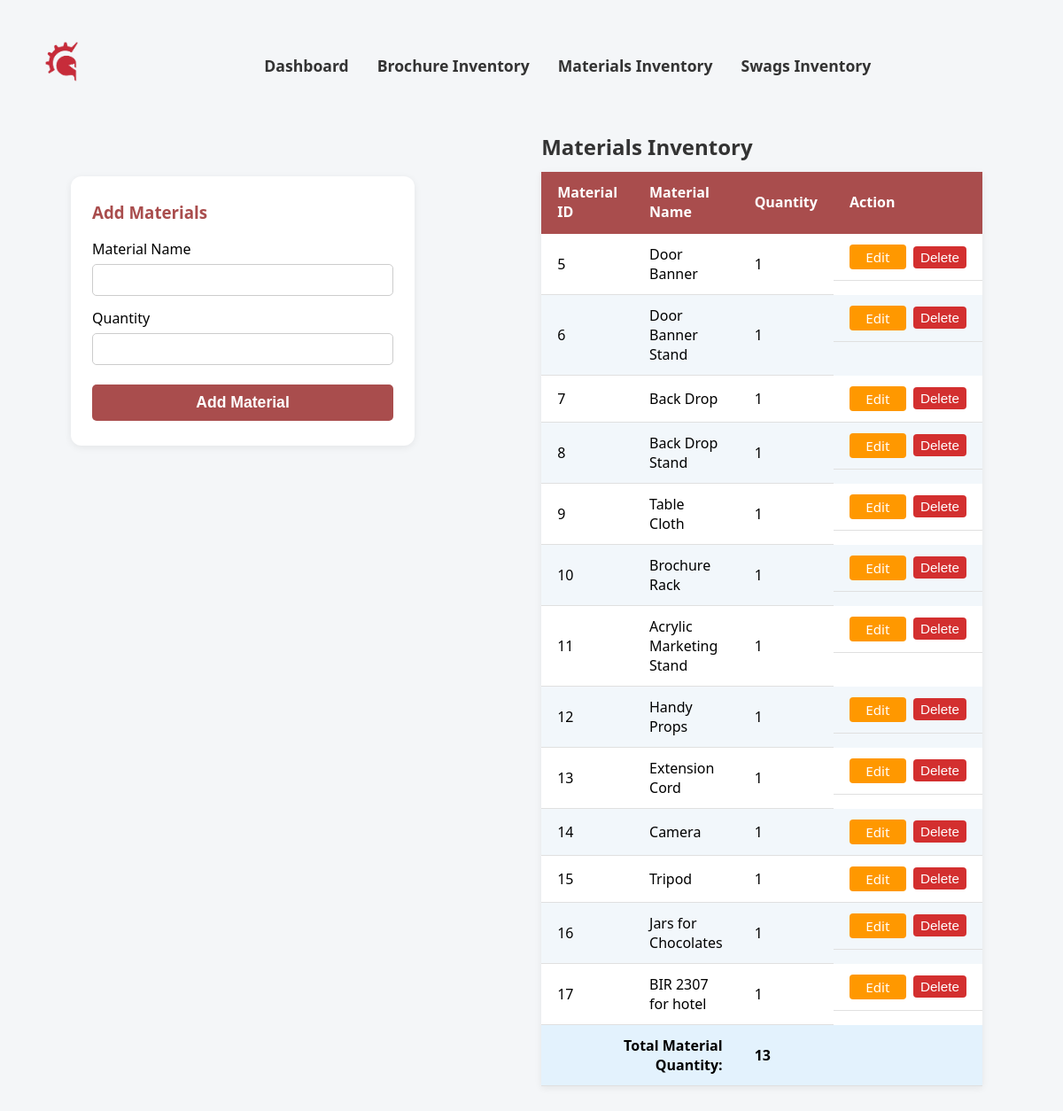
/admin/marketing_inventory.php (signed in), run on an earlier commit of the app's database.
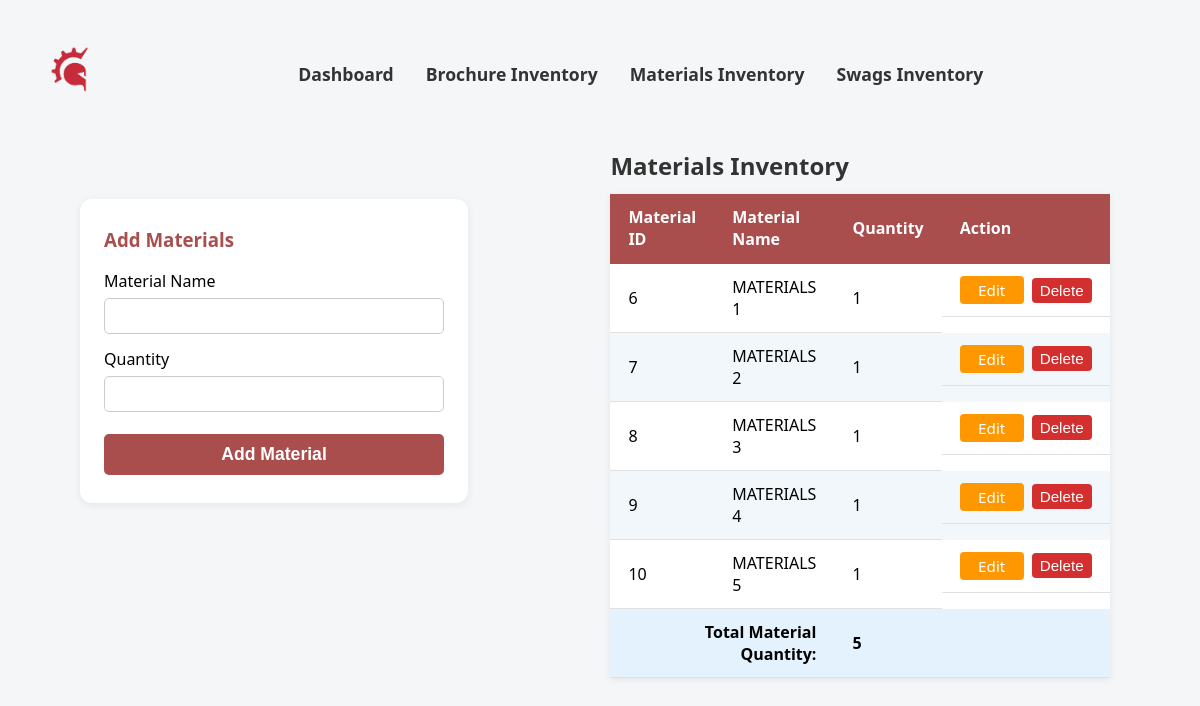
And on a later commit of the database.
### tables this page shows
CREATE TABLE `marketing_materials` (
  `material_id` int(11) NOT NULL,
  `material_name` varchar(100) NOT NULL,
  `quantity` int(4) NOT NULL,
  `others` text DEFAULT NULL
);

### admin/marketing_inventory.php (the view, shortened to what this page needs)
<?php
$connection = CONNECTIVITY();
$sql = "SELECT material_id, material_name, quantity FROM marketing_materials";
$result = mysqli_query($connection, $sql);
$total_material = 0;
if ($result && mysqli_num_rows($result) > 0) {
    $rows = [];
    while ($row = mysqli_fetch_assoc($result)) {
        $rows[] = $row;
        $total_material += intval($row['quantity']);
    }
}
?>
<!DOCTYPE html>
<html lang="en">
<head>
    <link rel="stylesheet" href="../CSS/inventory.css">
</head>
<body>
    <nav>
        <a href="admin.php"><img src="../images/images__1_-removebg-preview.png" alt="Company Logo"></a>
    <div class="nav-container">
        <a href="admin.php">Dashboard</a>
        <a href="brochure_inventory.php">Brochure Inventory</a>
        <a href="marketing_inventory.php">Materials Inventory</a>
        <a href="swags_inventory.php">Swags Inventory</a>
    </div>
    </nav>
    <div class="container-flex">
        <div class="form-card">
            <h3>Add Materials</h3>
            <form method="post" autocomplete="off">
                <label for="material_name">Material Name</label>
                <input type="text" id="material_name" name="material_name" required>
                <label for="quantity">Quantity</label>
                <input type="number" id="quantity" name="quantity" min="1" required>
                <button type="submit" name="add_materials">Add Material</button>
            </form>
        </div>
        <div style="flex:1;">
            <table>
                <caption style="caption-side:top; text-align:left; font-size:1.5rem; color:#333; margin-bottom:12px; font-weight:600;">
                    Materials Inventory
                </caption>
                <thead>
                    <tr>
                        <th>Material ID</th>
                        <th>Material Name</th>
                        <th>Quantity</th>
                        <th>Action</th>
                    </tr>
                </thead>
                <tbody>
                    <?php
                    $edit_id = isset($_GET['edit_id']) ? intval($_GET['edit_id']) : null;
                    if (!empty($rows)) {
                        foreach ($rows as $row) {
                            echo "<tr>";
                            echo "<td>{$row['material_id']}</td>";
                            echo "<td>{$row['material_name']}</td>";
                            echo "<td>";
                            if ($edit_id === intval($row['material_id'])) {
                                echo "<form method='post' style='display:inline;'>";
                                echo "<input type='hidden' name='material_id' value='{$row['material_id']}'>";
                                echo "<input type='number' name='new_quantity' value='{$row['quantity']}' min='1' required style='width:70px;'>";
                                echo "<button type='submit' name='edit_material' style='margin-left:6px;'>Save</button>";
                                echo "</form>";
                            } else {
                                echo "{$row['quantity']}";
                            }
                            echo "</td>";
                            echo "<td style='display:flex;gap:8px;align-items:center;'>";
                            if ($edit_id === intval($row['material_id'])) {
                                echo "<a href='{$_SERVER['PHP_SELF']}' class='action-btn cancel-btn'>Cancel</a>";
                            } else {
                                echo "<a href='{$_SERVER['PHP_SELF']}?edit_id={$row['material_id']}' class='action-btn edit-btn'>Edit</a>";
                            }
                            echo "<form method='post' style='display:inline;' onsubmit=\"return confirm('Are you sure you want to delete this material?');\">";
                            echo "<button type='submit' name='delete_material' class='action-btn delete-btn'>Delete</button>";
                            echo "</form>";
                            echo "</td>";
                            echo "</tr>";
                        }
                        echo "<tr style='font-weight:bold; background:#e3f2fd;'>";
                        echo "<td colspan='2' style='text-align:right;'>Total Material Quantity:</td>";
                        echo "<td>{$total_material}</td>";
                        echo "<td></td>";
                        echo "</tr>";
                    } else {
                        echo "<tr><td class='no-data' colspan='4'>No data found</td></tr>";
                    }
                    ?>
                </tbody>
            </table>
        </div>
    </div>
</body>
</html>

### CSS/inventory.css (style rules this page uses)
body { font-family: 'Segoe UI', Arial, sans-serif; background: #f4f6f8; margin: 0; padding: 30px; }
table { border-collapse: collapse; width: 80%; margin: 0 auto; background: #fff; box-shadow: 0 2px 8px rgba(0,0,0,0.07); }
th, td { padding: 12px 18px; text-align: left; }
th { background: #a94d4d; color: #fff; font-weight: 600; border-bottom: 2px solid #a94d4d; }
tr:nth-child(even) { background: #f2f7fb; }
td { border-bottom: 1px solid #e0e0e0; }
.container-flex { display: flex; gap: 32px; align-items: flex-start; justify-content: center; }
.form-card { background: #fff; padding: 28px 24px; border-radius: 12px; box-shadow: 0 2px 8px rgba(0,0,0,0.07); width: 340px; margin: 50px; }
.form-card h3 { margin-top: 0; margin-bottom: 18px; color: #a94d4d; }
.form-card label { display: block; margin-bottom: 6px; font-weight: 500; }
.form-card input { width: 100%; padding: 8px 10px; margin-bottom: 14px; box-sizing: border-box; border: 1px solid #ccc; border-radius: 5px; font-size: 1rem; }
.form-card button { width: 100%; background: #a94d4d; color: #fff; border: none; padding: 10px 0; border-radius: 5px; font-size: 1.1rem; font-weight: 600; cursor: pointer; margin-top: 8px; }
nav { padding: 16px 0; margin-bottom: 32px; display: grid; grid-template-columns: auto 1fr; align-items: center; gap: 20px; }
.nav-container { display: flex; justify-content: center; gap: 32px; width: 100%; }
nav img { height: 50px; margin-left: 20px; }
nav a { color: #333; text-decoration: none; font-weight: 600; font-size: 1.1rem; }
.action-btn { color: #fff; border: none; padding: 4px 8px; border-radius: 4px; cursor: pointer; text-decoration: none; font-weight: 400; font-size: 0.95rem; display: inline-block; min-width: 48px; text-align: center; }
.edit-btn { background: #ff9800; }
.delete-btn { background: #d32f2f; }

What changed in the data, as far as the page shows it:
removed marketing_materials: material_id "5", material_name "Door Banner", quantity "1"
removed marketing_materials: material_id "11", material_name "Acrylic Marketing Stand", quantity "1"
removed marketing_materials: material_id "12", material_name "Handy Props", quantity "1"
removed marketing_materials: material_id "13", material_name "Extension Cord", quantity "1"
removed marketing_materials: material_id "14", material_name "Camera", quantity "1"
removed marketing_materials: material_id "15", material_name "Tripod", quantity "1"
removed marketing_materials: material_id "16", material_name "Jars for Chocolates", quantity "1"
removed marketing_materials: material_id "17", material_name "BIR 2307 for hotel", quantity "1"
changed marketing_materials id 6: material_name "Door Banner Stand" → "MATERIALS 1"
changed marketing_materials id 7: material_name "Back Drop" → "MATERIALS 2"
changed marketing_materials id 8: material_name "Back Drop Stand" → "MATERIALS 3"
changed marketing_materials id 9: material_name "Table Cloth" → "MATERIALS 4"
changed marketing_materials id 10: material_name "Brochure Rack" → "MATERIALS 5"
Also different on the page:
$total_material: "13" → "5"
